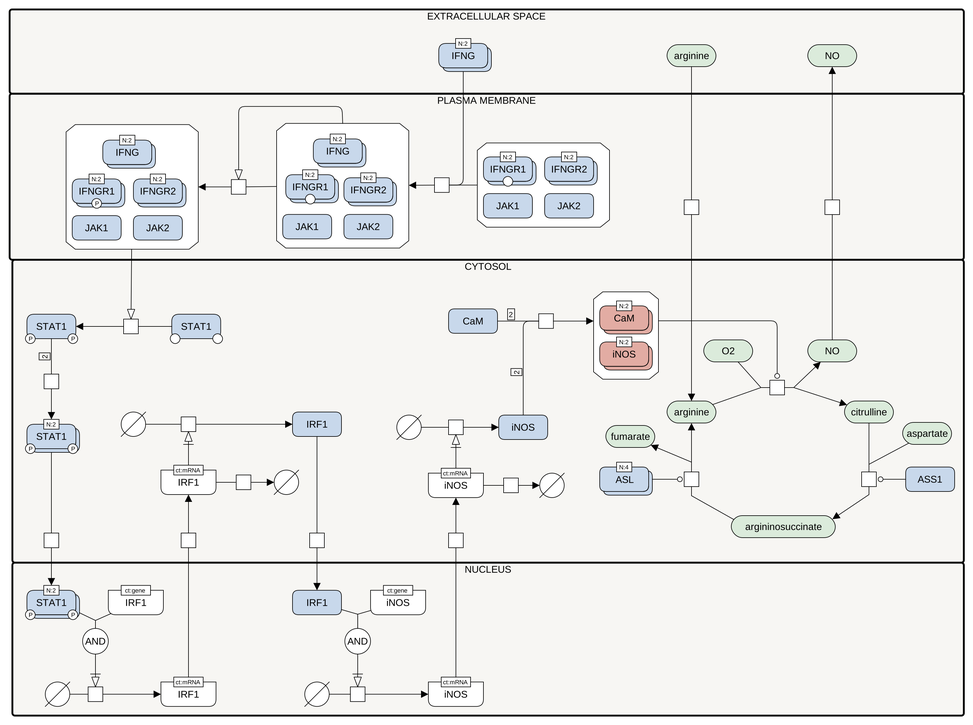
#> input picture downloads/F007-inos.png, 973 x 725 px, shrunk from 3180 x 2372 before the run, found by its file name
$ python make_layers.py downloads/F007-inos.png images/colours2/F007-inos-layers.png
#> lines starting #> are read from the running program, lines starting #| are printed output that depends on the picture; after the words box and inside, x2 and y2 are one past the last pixel; in counts of white or black regions, pixels touching at a corner belong together; long printed decimals are rounded
# Decompose a yEd PNG export into (fill class, ink mix, text flag) per pixel for /colours/.
# Usage: python3 make_layers.py downloads/F007-inos.png images/colours2/F007-inos-layers.png
# Fill order must match the cls numbers of ROLES in colours2.js; class 7 is the page margin,
# class 8 the white fill of gene and mRNA nodes (split from process nodes and labels).
# R = class * 24, G = fill share, B = text flag.
# Needs: pillow, numpy, scipy.
import sys
from PIL import Image; import numpy as np; from scipy import ndimage
a=np.array(Image.open(sys.argv[1]).convert('RGB')).astype(float)
fills=['F7F6F3','FFFFFF','C8D8EB','E0E7EF','DBEBDB','EDD1CB','E2ACA3']
F=np.array([[int(h[i:i+2],16) for i in (0,2,4)] for h in fills],float)
best=None
for k,f in enumerate(F):
    t=np.clip((a@f)/(f@f),0,1)
    res=((a-t[...,None]*f)**2).sum(-1)
    if best is None: best=res;cls=np.zeros(res.shape,int);T=t
    else:
        m=res<best; best[m]=res[m]; cls[m]=k; T[m]=t[m]
#> cls: shape (725, 973) int64; 7 distinct labels, from 0 to 6
# anti-aliased pixels take the class of the nearest solid fill pixel
solid=(T>0.97)
#> solid: shape (725, 973) bool; 91.8% white; black in thin lines or dots
_,(iy,ix)=ndimage.distance_transform_edt(~solid,return_indices=True)
#> iy: shape (725, 973) int32; 725 distinct labels, from 0 to 724
soft=~solid
#> soft: shape (725, 973) bool; 8.2% white in thin lines or dots
cls[soft]=cls[iy[soft],ix[soft]]
#> cls: shape (725, 973) int64; 7 distinct labels, from 0 to 6
f=F[cls]; T=np.clip((a*f).sum(-1)/(f*f).sum(-1),0,1)
best=((a-T[...,None]*f)**2).sum(-1)
# page margin: white region connected to the image border -> class 7
lab,_=ndimage.label(cls==1)
#> lab: shape (725, 973) int32; 195 distinct labels, from 0 to 194
edge=set(np.unique(np.concatenate([lab[0],lab[-1],lab[:,0],lab[:,-1]])))-{0}
#> edge = 1 item
cls[np.isin(lab,list(edge))]=7
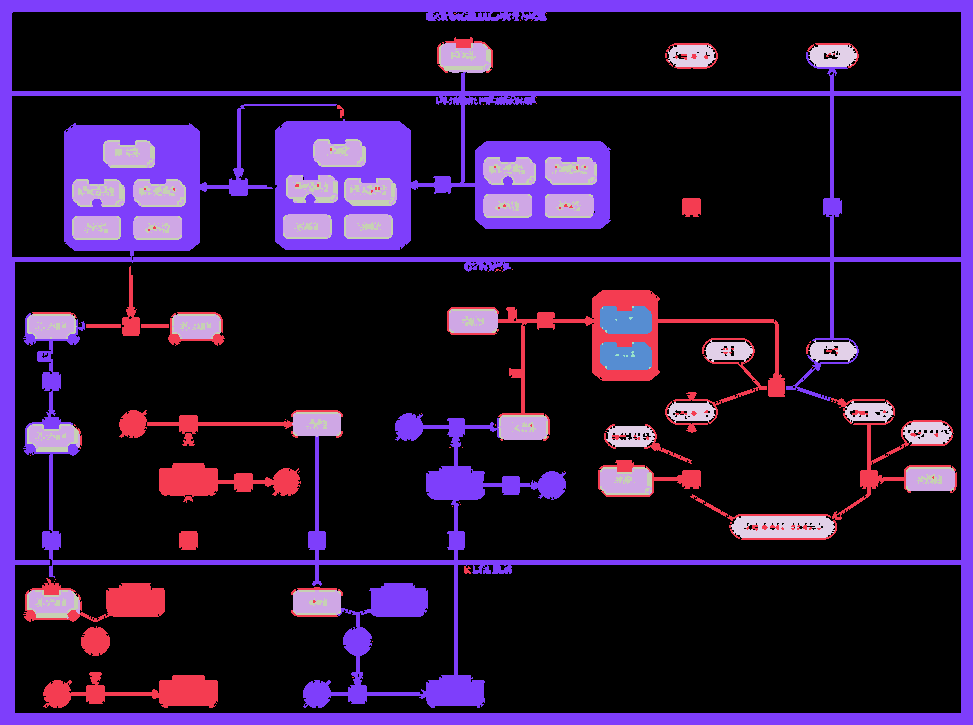
#> cls: shape (725, 973) int64; 8 distinct labels, from 0 to 7; one colour per label, 0 black
# gene and mRNA nodes: the large white fills (process squares, labels, state
# variables, logic and empty-set circles are all smaller) -> class 8, with
# their anti-aliased edges and text
glab,_=ndimage.label((cls==1)&solid)
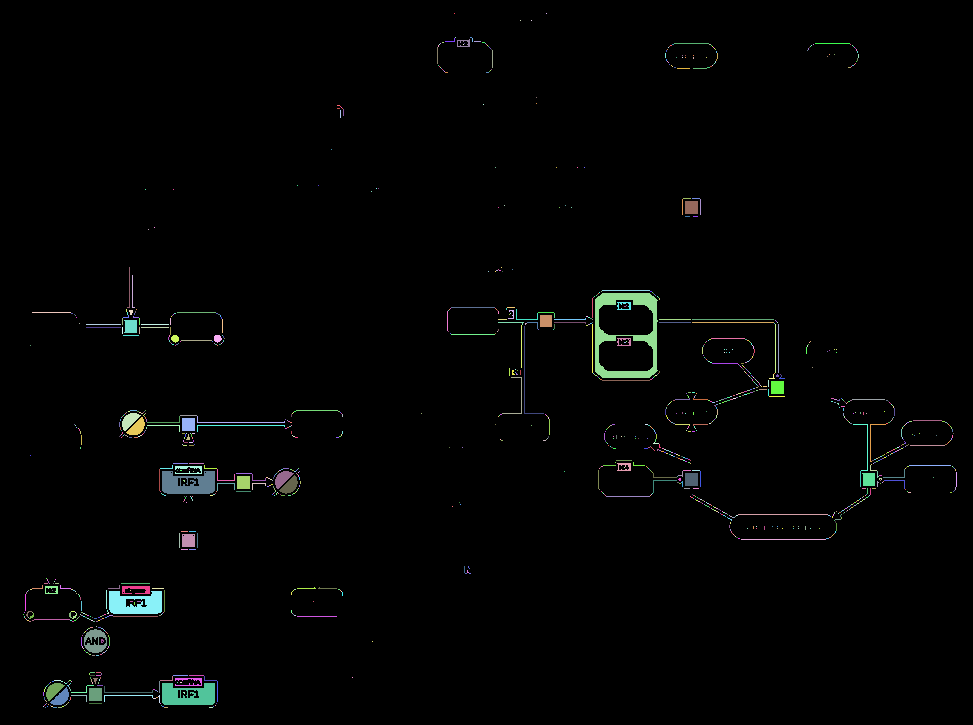
#> glab: shape (725, 973) int32; 1369 distinct labels, from 0 to 1368; one colour per label, 0 black
big=[i+1 for i,(y,x) in enumerate(ndimage.find_objects(glab)) if y.stop-y.start>=60 and x.stop-x.start>=150]
#> big = []
gene=np.isin(glab[iy,ix],big)&(cls==1)
#> gene: shape (725, 973) bool; every value is 0
cls[gene]=8
print('gene/mRNA nodes',len(big))
#| gene/mRNA nodes 0
print('max residual',np.sqrt(best.max()), 'p99.9',np.percentile(np.sqrt(best),99.9))
#| max residual 53.404 p99.9 18.138
# text: ink components of glyph size that do not enclose another component
# (that rules out small boxes such as stoichiometry labels); every other ink
# pixel, anti-aliasing included, takes the flag of the nearest core ink pixel
core=(1-T)>0.35
#> core: shape (725, 973) bool; 5% white in thin lines or dots
lab,n=ndimage.label(core,structure=np.ones((3,3)))
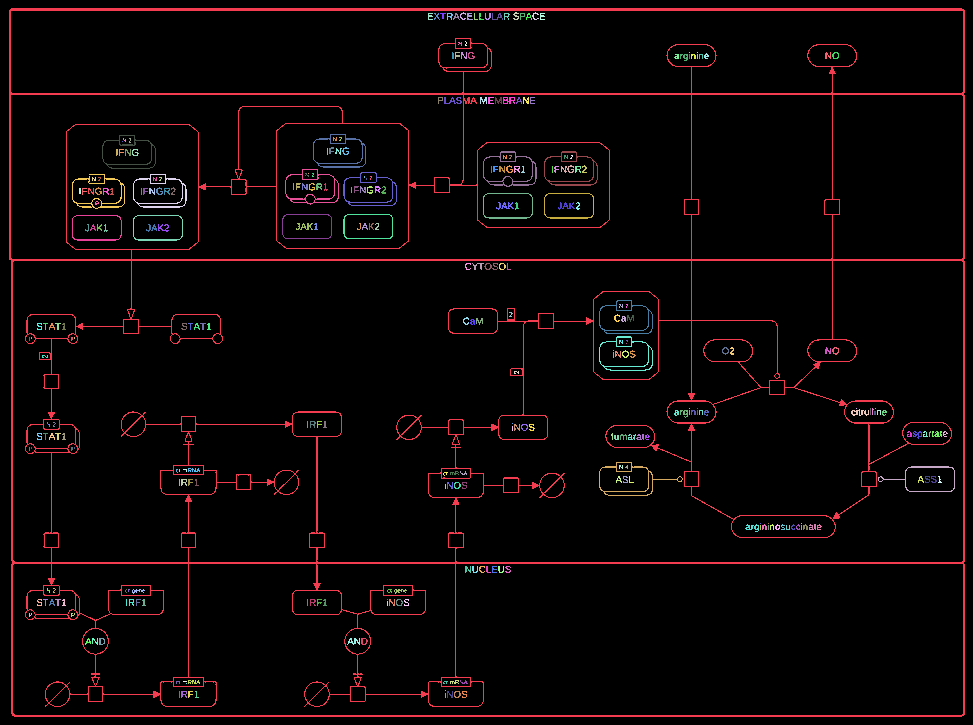
#> lab: shape (725, 973) int32; 329 distinct labels, from 0 to 328; one colour per label, 0 black
#> n = 328
boxes=ndimage.find_objects(lab)
#> boxes = 328 items
def encloses(i):
    y,x=boxes[i]
    return any(j!=i and b[0].start>y.start and b[0].stop<y.stop and b[1].start>x.start and b[1].stop<x.stop
               for j,b in enumerate(boxes))
glyph=np.zeros(n+1,bool)
for i,(y,x) in enumerate(boxes):
    h,w=y.stop-y.start,x.stop-x.start
    glyph[i+1]=h<=30 and w<=80 and not encloses(i)
#> this loop made 328 passes
#> (h, w) on passes 1 to 3: (709, 956), (8, 6), (8, 6)
_,(iy,ix)=ndimage.distance_transform_edt(~core,return_indices=True)
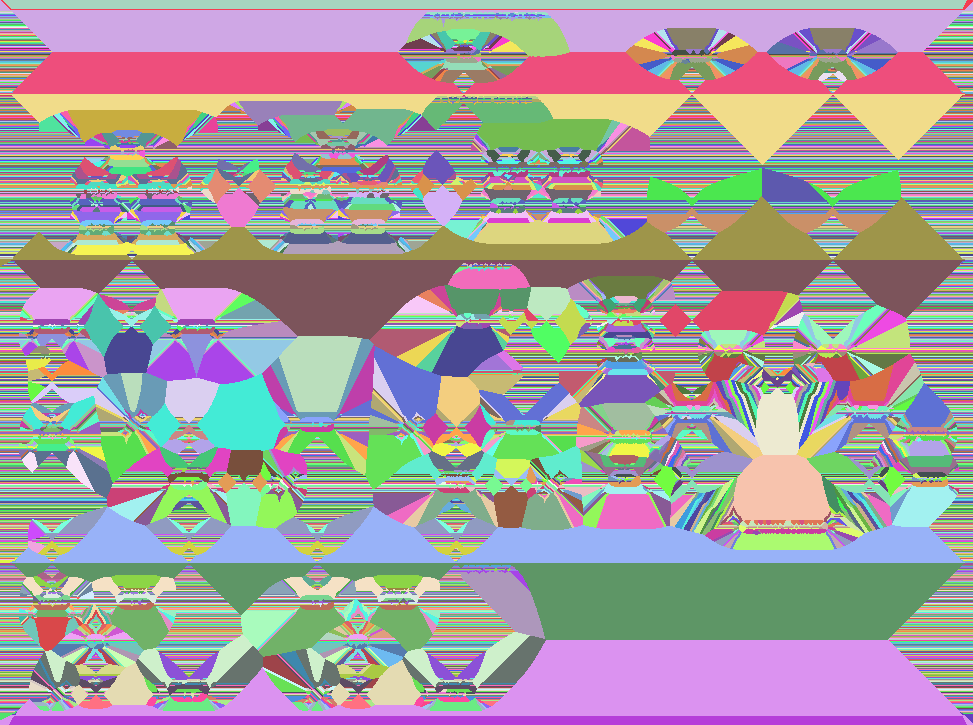
#> iy: shape (725, 973) int32; 709 distinct labels, from 8 to 716; one colour per label, 0 black
text=glyph[lab[iy,ix]]&(T<1)
#> text: shape (725, 973) bool; 2% white in thin lines or dots, all inside (x1, y1, x2, y2) = (28, 12, 950, 700)
print('text components',glyph.sum(),'of',n)
#| text components 309 of 328
out=np.zeros(a.shape[:2]+(3,),np.uint8)
out[...,0]=cls*24; out[...,1]=np.round(T*255); out[...,2]=text*255
#> after `out[..., 2] = text * 255`:
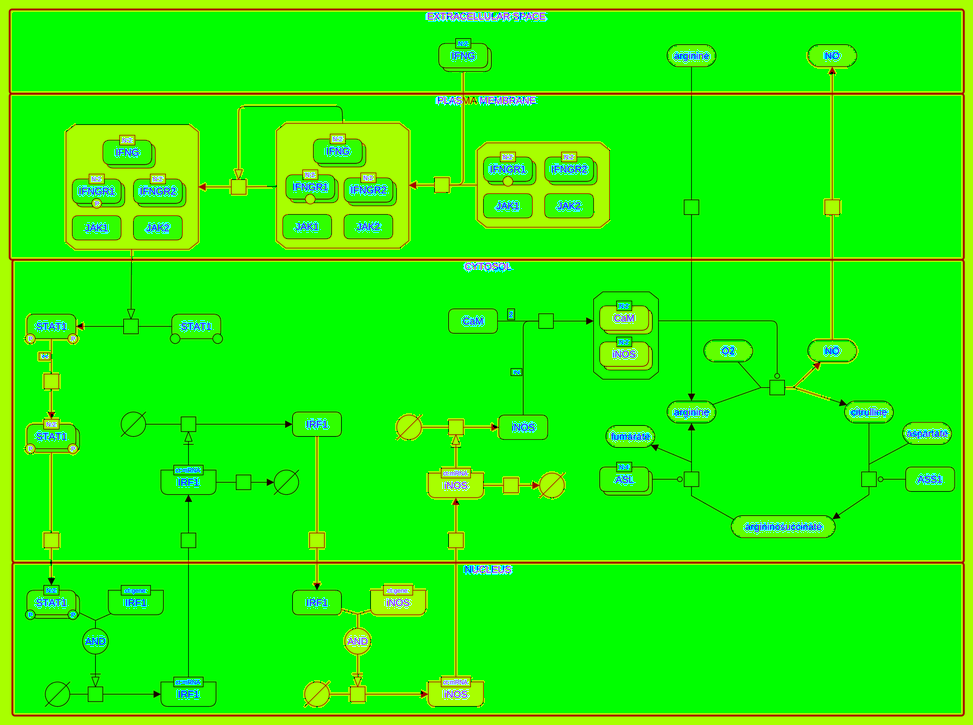
#> out: shape (725, 973, 3); mean of channels 0, 1, 2 29.7, 245.1, 5.1; drawn as R, G, B
Image.fromarray(out).save(sys.argv[2],optimize=True)
# reconstruction check
F2=np.vstack([F,[[255,255,255],[255,255,255]]])
rec=T[...,None]*F2[cls]
print('mean abs err',np.abs(rec-a).mean())
#| mean abs err 0.1881

$ run again, with downloads/F001-glycolysis-alt.png copied over downloads/F007-inos.png
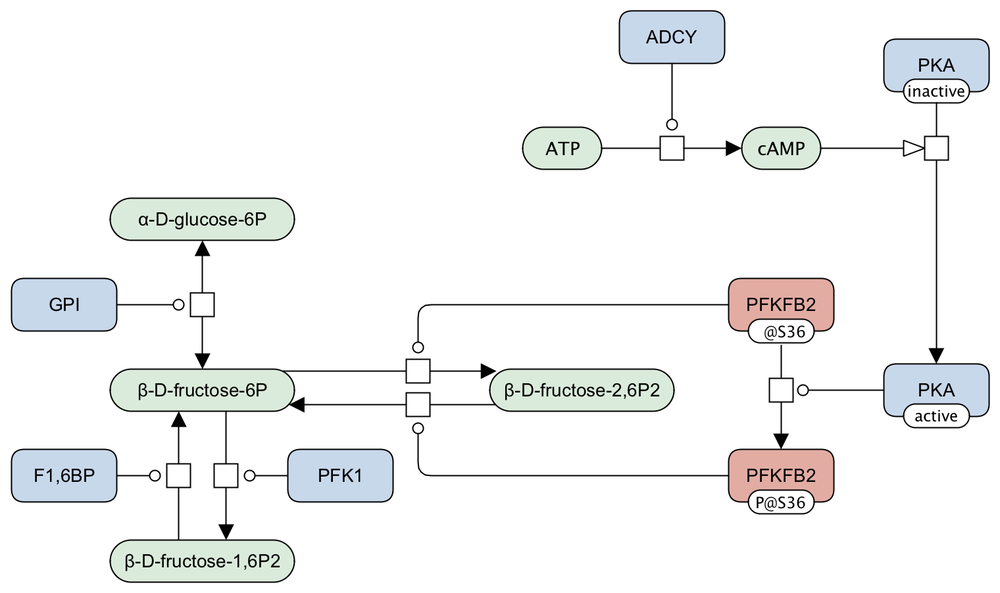
#> input picture downloads/F001-glycolysis-alt.png, 1000 x 593 px, shrunk from 1520 x 902 before the run, found by its file name
#> solid: shape (593, 1000) bool; 94.6% white; 87 black regions (22 under 20 px), largest, box (x1, y1, x2, y2) and area: (109, 197, 675, 583) 8510, (521, 38, 990, 429) 5482, (412, 277, 835, 515) 4910
#> edge = 1 item
#> glab: shape (593, 1000) int32; 38 distinct labels, from 0 to 37
#> big = []
#> gene: shape (593, 1000) bool; every value is 0
#| gene/mRNA nodes 0
#| max residual 44.385 p99.9 22.517
#> core: shape (593, 1000) bool; 3.6% white in thin lines or dots
#> `lab,n=ndimage.label(core,structure=np.ones((3,3)))`:
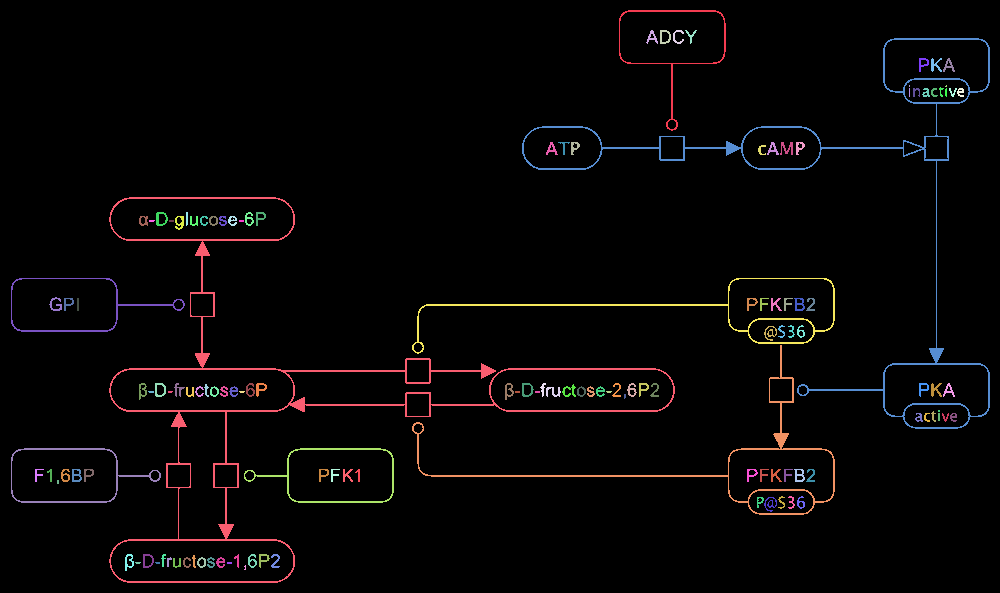
#> lab: shape (593, 1000) int32; 139 distinct labels, from 0 to 138; one colour per label, 0 black
#> n = 138
#> boxes = 138 items
#> the loop `for i,(y,x) in enumerate(boxes):` made 138 passes
#> (h, w) on passes 1 to 8: (121, 107), (14, 12), (14, 11), (14, 11), (14, 12), (391, 468), (14, 10), (14, 11)
#> text: shape (593, 1000) bool; 2.4% white; 93 white regions (65 under 20 px), largest, box (x1, y1, x2, y2) and area: (503, 380, 662, 401) 1866, (123, 551, 282, 572) 1735, (136, 210, 269, 232) 1428
#| text components 130 of 138
#> `out[..., 2] = text * 255`:
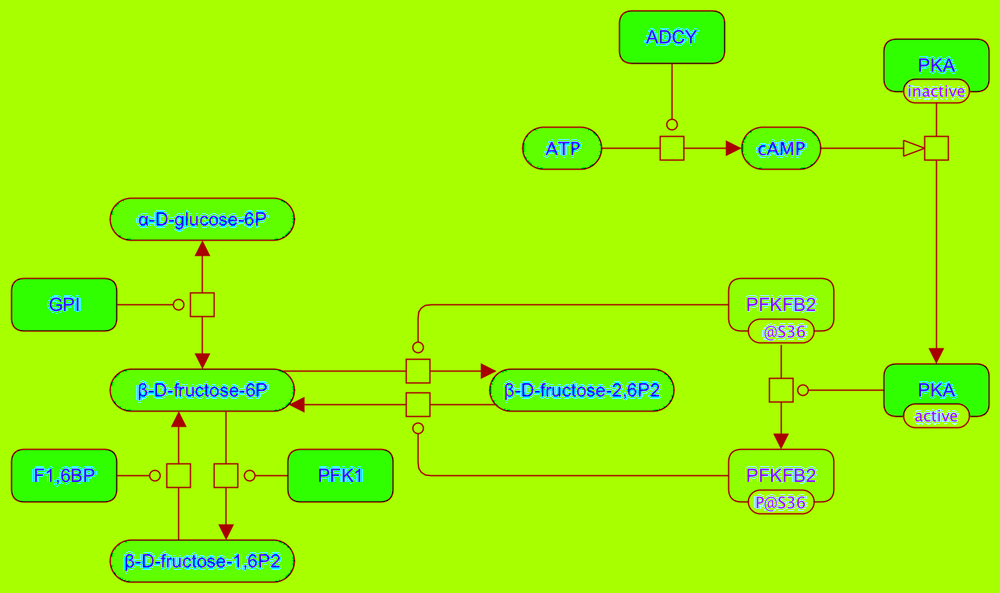
#> out: shape (593, 1000, 3); mean of channels 0, 1, 2 156.7, 247.6, 6; drawn as R, G, B
#| mean abs err 0.1326
